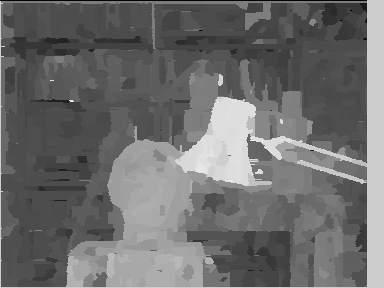
//> input picture Warping/WarpingTest/Disparity_based_ChangeViewPoint/image/test_disparity.jpg, 384 x 288 px
$ ./test   (built with g++ and OpenCV 4)
//> lines starting //> are read from the running program, lines starting //| are printed output that depends on the picture
#include <iostream>
#include <chrono>
#include "opencv\cv.h"
#include "opencv\highgui.h"
#include <omp.h>

using namespace std;

int main()
{
	IplImage* disparity = cvLoadImage("image/test_disparity.jpg");
//> disparity is the input picture: 288 rows x 384 cols, CV_8UC3; min 0, max 239, mean 108.9
	IplImage* imgR = cvLoadImage("image/test_R.jpg");
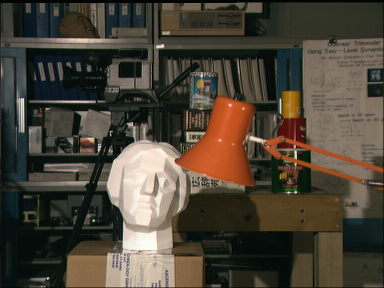
//> input picture Warping/WarpingTest/Disparity_based_ChangeViewPoint/image/test_R.jpg, 384 x 288 px
//> imgR is the input picture: 288 rows x 384 cols, CV_8UC3; mean B, G, R 55.4, 67.9, 75.3
	IplImage* imgL = cvLoadImage("image/test_L.jpg");
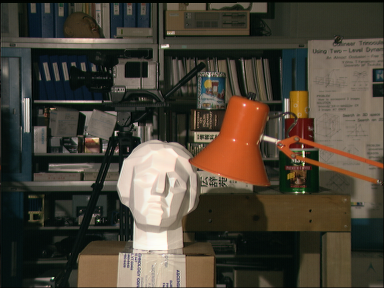
//> input picture Warping/WarpingTest/Disparity_based_ChangeViewPoint/image/test_L.jpg, 384 x 288 px
//> imgL is the input picture: 288 rows x 384 cols, CV_8UC3; mean B, G, R 55.3, 67.6, 74.7
	//IplImage* disparity = cvLoadImage("image/disp.png");
	//IplImage* imgR = cvLoadImage("image/right.png");
	//IplImage* imgL = cvLoadImage("image/left.png");
	CvSize size = cvGetSize(imgR);
//> size = Size(384, 288)

	int pixelDiff = 16;

	IplImage* copyImgR = cvCloneImage(imgR);
	IplImage* disparityGray = cvCreateImage(size,IPL_DEPTH_8U,1);
	IplImage* imgRGray = cvCreateImage(size, IPL_DEPTH_8U, 1);
	IplImage* imgLGray = cvCreateImage(size, IPL_DEPTH_8U, 1);
	cvCvtColor(imgR, imgRGray, CV_RGB2GRAY);
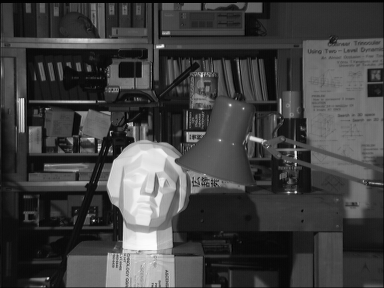
//> imgRGray: 288 rows x 384 cols, CV_8UC1; min 0, max 253, mean 65
	cvCvtColor(imgL, imgLGray, CV_RGB2GRAY);
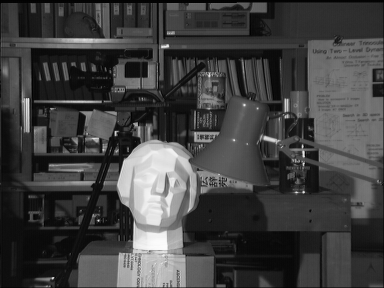
//> imgLGray: 288 rows x 384 cols, CV_8UC1; min 0, max 252, mean 64.7
	cvCvtColor(disparity, disparityGray, CV_RGB2GRAY);

	IplImage* cvtR2LGray = cvCloneImage(imgLGray);
	//IplImage* cvtR2L = cvCloneImage(imgL);
	IplImage* cvtR2L = cvCreateImage(size, IPL_DEPTH_8U, 1);
	cvSetZero(cvtR2L);

	std::chrono::system_clock::time_point start = std::chrono::system_clock::now();
#pragma omp parallel for schedule(dynamic)
	for (int i = 0; i < size.height; i++)
	{
		uchar* pDispG = (uchar*)(disparityGray->imageData + i*disparityGray->widthStep);
		uchar* prtCvtR2L = (uchar*)(cvtR2L->imageData + i*cvtR2L->widthStep);
		uchar* prtCopyImgR = (uchar*)(copyImgR->imageData + i*copyImgR->widthStep);
		for (int j = 0; j < size.width; j++)
		{
			//int tempVal = j + 1;// pDispG[j] / pixelDiff - j + 1;
			//tempVal -= pDispG[j] / pixelDiff;
			int tempVal = j + (pDispG[j] / pixelDiff);
			//if (tempVal < size.width)
			if (tempVal <size.width)
			{
				prtCvtR2L[3 * j] = prtCopyImgR[3 * tempVal];
				prtCvtR2L[3 * j + 1] = prtCopyImgR[3 * tempVal + 1];
				prtCvtR2L[3 * j + 2] = prtCopyImgR[3 * tempVal + 2];

				prtCopyImgR[3 * tempVal] = 0;
				prtCopyImgR[3 * tempVal + 1] = 0;
				prtCopyImgR[3 * tempVal + 2] = 0;
			}
		}
	}
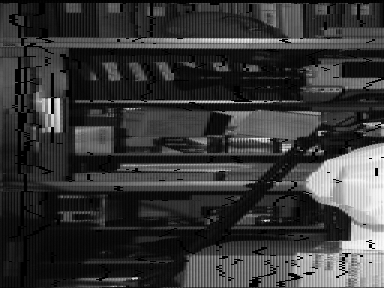
//> cvtR2L: 288 rows x 384 cols, CV_8UC1; min 0, max 252, mean 55.5
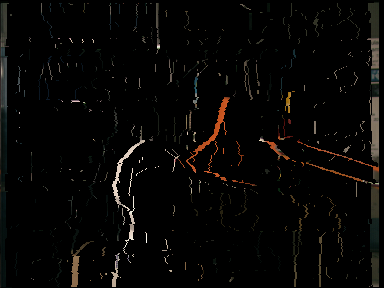
//> copyImgR: 288 rows x 384 cols, CV_8UC3; mean B, G, R 4.7, 5.9, 6.9

	std::chrono::duration<double> sec = std::chrono::system_clock::now() - start;
	std::cout << "시차변환 걸린 시간(초) : " << sec.count() << " seconds" << std::endl;

	cvShowImage("LeftImage", imgL);
	cvShowImage("RightImage", imgR);
	cvShowImage("ConvertImage", cvtR2L);

	cvWaitKey(0);

}
